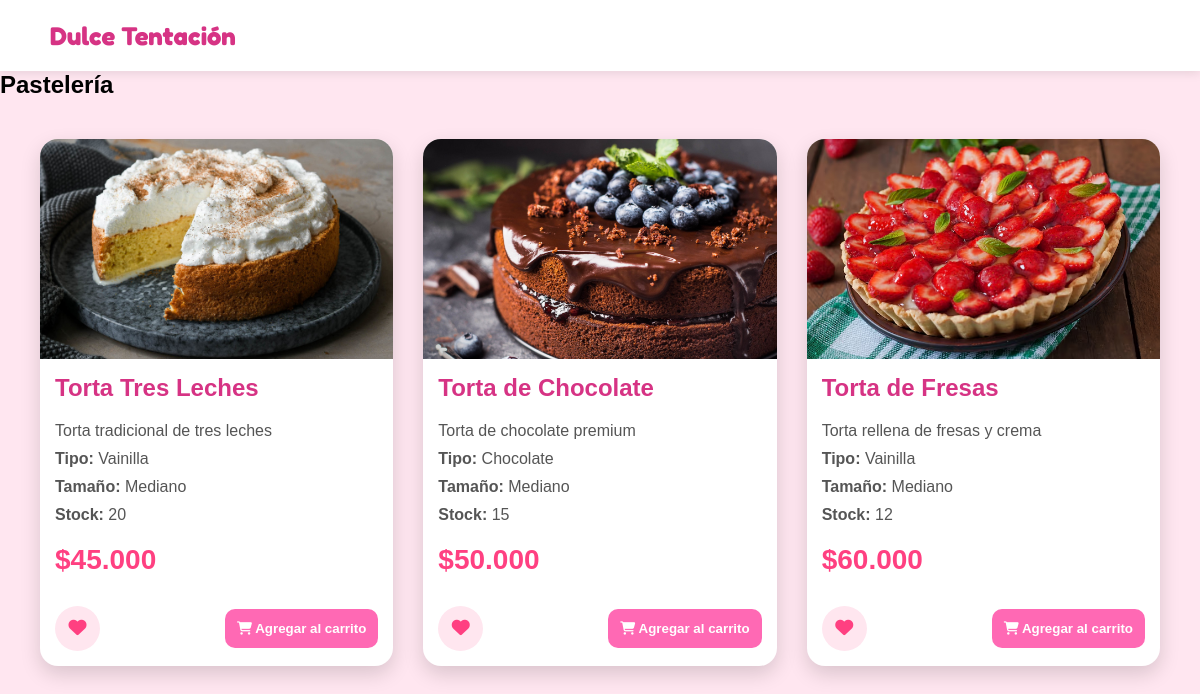
The page /productos.php on the database its author committed.
### tables this page shows
CREATE TABLE `productos` (
  `id_producto` int(11) NOT NULL,
  `nombre_producto` varchar(100) NOT NULL,
  `descripcion` text DEFAULT NULL,
  `tipo_ponque` varchar(50) DEFAULT NULL,
  `stock` int(11) NOT NULL,
  `imagen` varchar(255) DEFAULT NULL,
  `id_categoria` int(11) DEFAULT NULL,
  `id_tamano` int(11) DEFAULT NULL
);

CREATE TABLE `tamanos` (
  `id_tamano` int(11) NOT NULL,
  `nombre_tamano` varchar(50) NOT NULL
);

CREATE TABLE `precios` (
  `id_precio` int(11) NOT NULL,
  `id_producto` int(11) NOT NULL,
  `precio` decimal(10,2) NOT NULL
);

### productos.php (the view, shortened to what this page needs)
<?php
include("conexion.php");
$idCategoria = $_GET['categoria'] ?? 1;
$sql = "SELECT
            p.id_producto,
            p.nombre_producto,
            p.tipo_ponque,
            p.descripcion,
            p.stock,
            p.imagen,
            c.nombre_categoria,
            t.nombre_tamano,
            pr.precio
        FROM productos p
        INNER JOIN categorias c
            ON p.id_categoria = c.id_categoria
        INNER JOIN tamanos t
            ON p.id_tamano = t.id_tamano
        INNER JOIN precios pr
            ON p.id_producto = pr.id_producto
        WHERE p.id_categoria = ?";
$stmt = mysqli_prepare($conexion, $sql);
mysqli_stmt_bind_param($stmt, "i", $idCategoria);
mysqli_stmt_execute($stmt);
$resultado = mysqli_stmt_get_result($stmt);
$titulos = [
    1 => "Pastelería",
    2 => "Personalizados",
    3 => "Minis",
    4 => "Antojitos"
];
$titulo = $titulos[$idCategoria] ?? "Productos";
?>
<!DOCTYPE html>
<html lang="es">
<head>
    <link rel="stylesheet" href="css/estilo.css">
    <link rel="stylesheet" href="https://cdnjs.cloudflare.com/ajax/libs/font-awesome/6.5.1/css/all.min.css">
</head>
<body>
<header>
    <h1>Dulce Tentación</h1>
</header>
<main>
    <h2><?= htmlspecialchars($titulo) ?></h2>
    <div class="contenedor-productos">
    <?php
    if(mysqli_num_rows($resultado) > 0){
        while($producto = mysqli_fetch_assoc($resultado)){
    ?>
        <div class="producto">
            <img src="img/img2/<?= htmlspecialchars($producto['imagen']); ?>" alt="<?= htmlspecialchars($producto['nombre_producto']); ?>">
            <h3><?= $producto['nombre_producto']; ?></h3>
            <p><?= $producto['descripcion']; ?></p>
            <p><strong>Tipo:</strong> <?= $producto['tipo_ponque']; ?></p>
            <p><strong>Tamaño:</strong> <?= $producto['nombre_tamano']; ?></p>
            <p><strong>Stock:</strong> <?= $producto['stock']; ?></p>
            <h3>$<?= number_format($producto['precio'],0,',','.'); ?></h3>
            <div class="acciones">
                <form action="favoritos/agregar_favorito.php" method="POST">
                <button type="submit" class="favorito">
                    <i class="fa-solid fa-heart"></i>
                </button>
                </form>
                <form action="carrito/agregar.php" method="POST">
                    <button type="submit" class="carrito">
                        <i class="fa-solid fa-cart-shopping"></i>
                        Agregar al carrito
                    </button>
                </form>
            </div>
        </div>
    <?php
        }
    }else{
        echo "<h2>No hay productos registrados en esta categoría.</h2>";
    }
    ?>
    </div>
</main>
</body>
</html>

### css/estilo.css (style rules this page uses)
* { margin:0; padding:0; box-sizing: border-box; font-family: Arial, Helvetica, sans-serif; }
body { background: #ffe6f0; position: relative; overflow-x: hidden; }
header { display: flex; justify-content: space-between; align-items: center; padding: 20px 50px; background: white; box-shadow: 0 2px 10px rgba(0, 0, 0, 0.1); }
header h1 { font-family: 'Fredoka', sans-serif; font-size: 1.6rem; font-weight: 700; color: #d63384; text-decoration: none; }
.contenedor-productos { display: grid; grid-template-columns: repeat(auto-fit, minmax(280px,1fr)); gap: 30px; padding: 40px; }
.producto { background: #fff; border-radius: 18px; overflow: hidden; box-shadow: 0 8px 20px rgba(0,0,0,.15); transition: .3s; display: flex; flex-direction: column; }
.producto img { width:100%; height:220px; object-fit:cover; }
.producto h3 { margin:15px; color:#d63384; font-size:24px; }
.producto p { margin:5px 15px; color:#555; }
.producto h2, .producto h3:last-of-type { color:#ff4081; margin:15px; font-size:28px; }
.acciones { display:flex; justify-content:space-between; align-items:center; padding:15px; margin-top:auto; }
.favorito { width:45px; height:45px; border:none; border-radius:50%; background:#ffe6ef; color:#ff4081; cursor:pointer; font-size:18px; transition:.3s; }
.carrito { flex:1; margin-left:10px; border:none; padding:12px; border-radius:10px; background:#ff69b4; color:white; font-weight:bold; cursor:pointer; transition:.3s; }

### rows shown on the page
productos: imagen (picture), nombre_producto "Torta Tres Leches", descripcion "Torta tradicional de tres leches", tipo_ponque "Vainilla", id_tamano.nombre_tamano "Mediano", stock "20", precios.precio "45.000"
productos: imagen (picture), nombre_producto "Torta de Chocolate", descripcion "Torta de chocolate premium", tipo_ponque "Chocolate", id_tamano.nombre_tamano "Mediano", stock "15", precios.precio "50.000"
productos: imagen (picture), nombre_producto "Torta de Fresas", descripcion "Torta rellena de fresas y crema", tipo_ponque "Vainilla", id_tamano.nombre_tamano "Mediano", stock "12", precios.precio "60.000"

### other values the page prints
$titulo "Pastelería"
